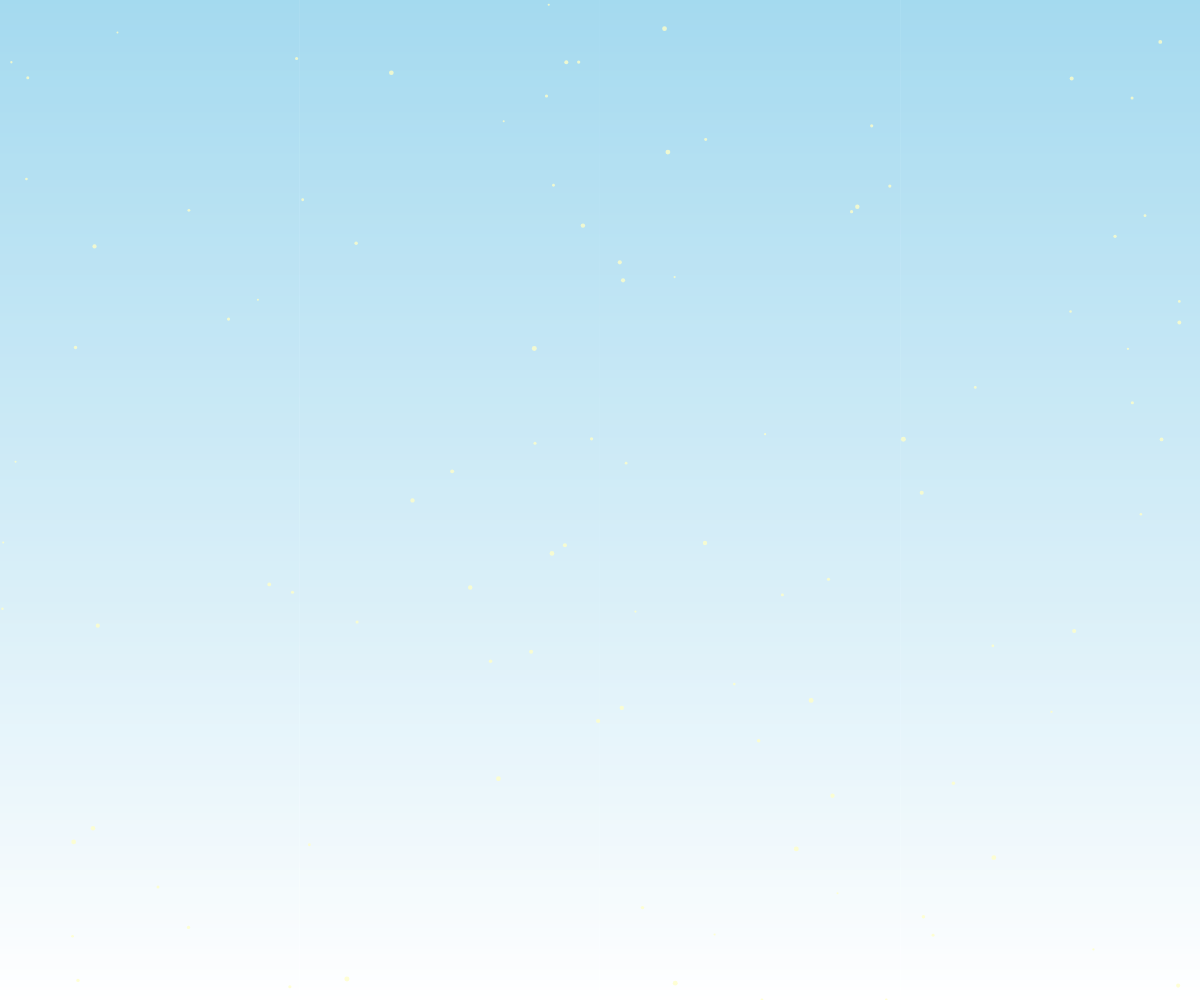
Frame 1 (no input)
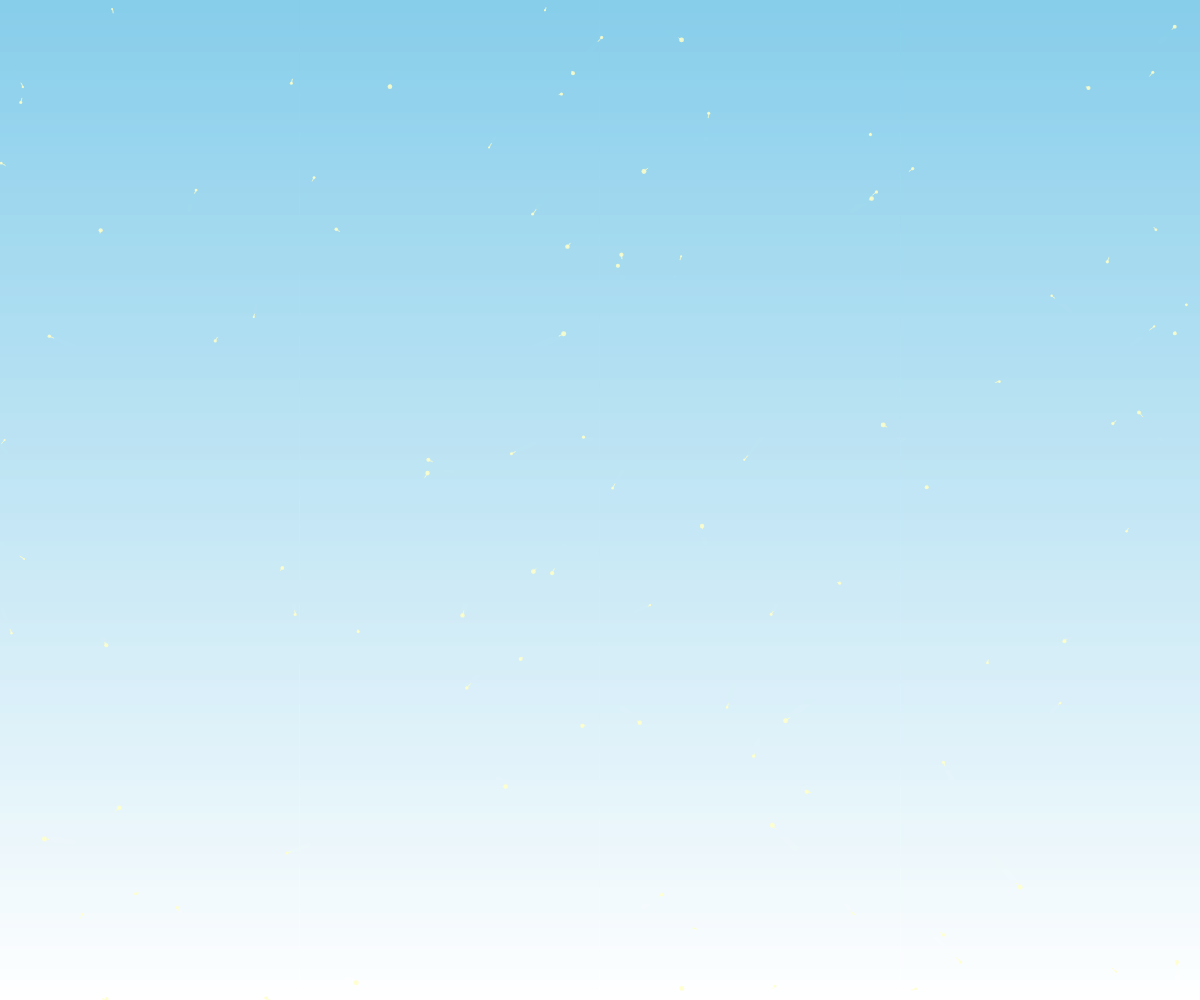
Frame 60 (no input)
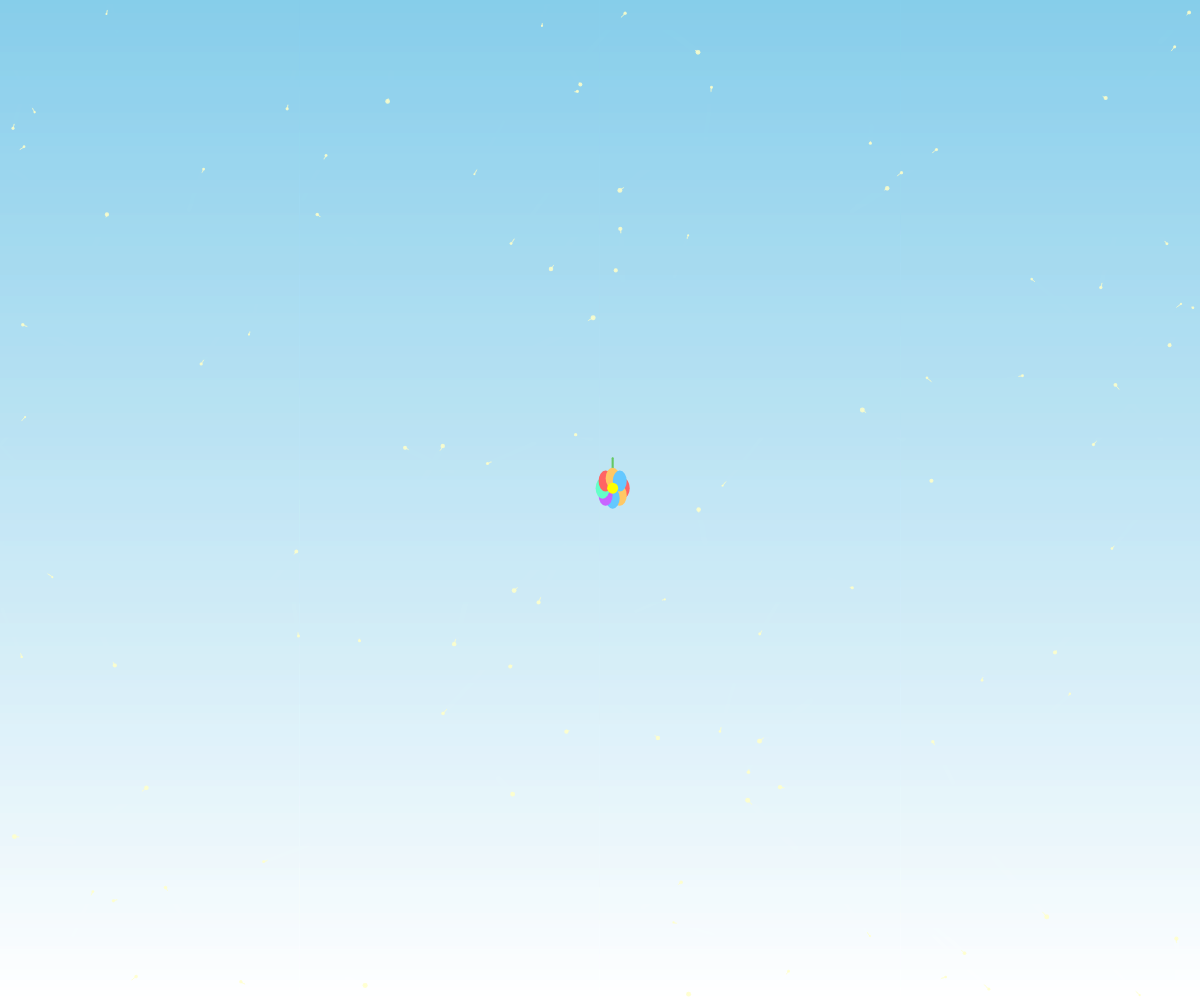
Frame 120 (the mouse pressed at the canvas centre since frame 60)

The p5.js sketch that drew these frames (run headless with seeded random() and noise() and a simulated clock; from frame 60 on, the mouse is pressed at the canvas centre):

// p5.js sketch
// ── sketch.js
let seeds = [];
let flowers = [];
let skyGradient;

class Seed {
  constructor() {
    this.reset();
    this.size = random(2, 5);
    this.color = color(255, 255, 200, 200);
  }

  reset() {
    this.x = random(width);
    this.y = random(height);
    this.vx = random(-0.5, 0.5);
    this.vy = random(-0.5, 0.5);
    this.trail = [];
    this.maxTrailLength = 10;
  }

  update() {
    // Apply gentle floating motion
    this.x += this.vx + random(-0.1, 0.1);
    this.y += this.vy + random(-0.1, 0.1);

    // Add to trail
    this.trail.push({x: this.x, y: this.y});
    if (this.trail.length > this.maxTrailLength) {
      this.trail.shift();
    }

    // Bounce off edges
    if (this.x < 0 || this.x > width) this.vx *= -1;
    if (this.y < 0 || this.y > height) this.vy *= -1;

    // Reset if out of bounds
    if (this.x < -50 || this.x > width + 50 || this.y < -50 || this.y > height + 50) {
      this.reset();
    }
  }

  display() {
    // Draw trail
    noFill();
    stroke(this.color);
    strokeWeight(1);
    beginShape();
    for (let p of this.trail) {
      vertex(p.x, p.y);
    }
    endShape();

    // Draw seed
    fill(this.color);
    noStroke();
    ellipse(this.x, this.y, this.size);
  }

  burst() {
    flowers.push(new Flower(this.x, this.y));
    this.reset();
  }
}

class Flower {
  constructor(x, y) {
    this.x = x;
    this.y = y;
    this.growth = 0;
    this.maxGrowth = 100;
    this.petalCount = 8;
    this.colors = [
      color(255, 100, 100),
      color(255, 200, 100),
      color(100, 200, 255),
      color(200, 100, 255),
      color(100, 255, 200)
    ];
  }

  update() {
    this.growth++;
  }

  display() {
    if (this.growth > this.maxGrowth) return;

    push();
    translate(this.x, this.y);

    // Draw stem
    stroke(100, 200, 100);
    strokeWeight(2);
    line(0, 0, 0, -30);

    // Draw flower head
    noStroke();
    for (let i = 0; i < this.petalCount; i++) {
      let angle = TWO_PI * i / this.petalCount;
      let petalSize = map(this.growth, 0, this.maxGrowth, 5, 20);
      fill(this.colors[i % this.colors.length]);
      ellipse(cos(angle) * 10, sin(angle) * 10, petalSize, petalSize * 1.5);
    }

    // Draw center
    fill(255, 255, 0);
    ellipse(0, 0, map(this.growth, 0, this.maxGrowth, 5, 15));

    pop();
  }
}

function setup() {
  createCanvas(windowWidth, windowHeight);
  windowResized();

  // Create sky gradient
  skyGradient = createGraphics(width, height);
  for (let y = 0; y < height; y++) {
    let inter = map(y, 0, height, 0, 1);
    let c = lerpColor(color(135, 206, 235), color(255, 255, 255), inter);
    skyGradient.stroke(c);
    skyGradient.line(0, y, width, y);
  }

  // Create initial seeds
  for (let i = 0; i < 100; i++) {
    seeds.push(new Seed());
  }
}

function draw() {
  image(skyGradient, 0, 0);

  // Update and display seeds
  for (let seed of seeds) {
    seed.update();
    seed.display();
  }

  // Update and display flowers
  for (let flower of flowers) {
    flower.update();
    flower.display();
  }

  // Remove flowers that are fully grown
  flowers = flowers.filter(f => f.growth <= f.maxGrowth);
}

function mousePressed() {
  // Find the closest seed to click position
  let minDist = Infinity;
  let closestSeed = null;

  for (let seed of seeds) {
    let d = dist(mouseX, mouseY, seed.x, seed.y);
    if (d < minDist) {
      minDist = d;
      closestSeed = seed;
    }
  }

  // If we found a seed close to the click, burst it
  if (closestSeed && minDist < 30) {
    closestSeed.burst();
  }
}

function windowResized() {
  resizeCanvas(windowWidth, windowHeight);
}
